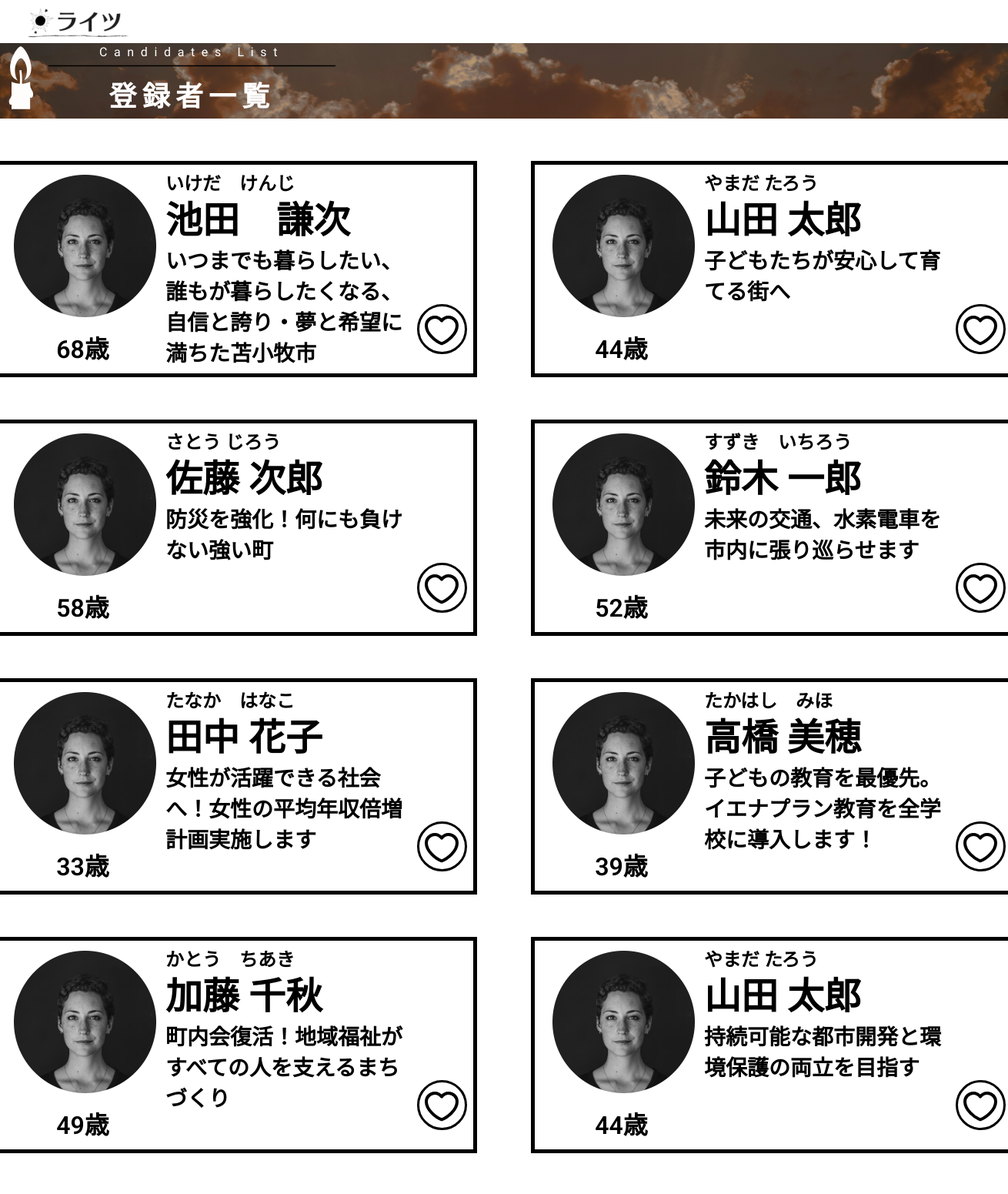
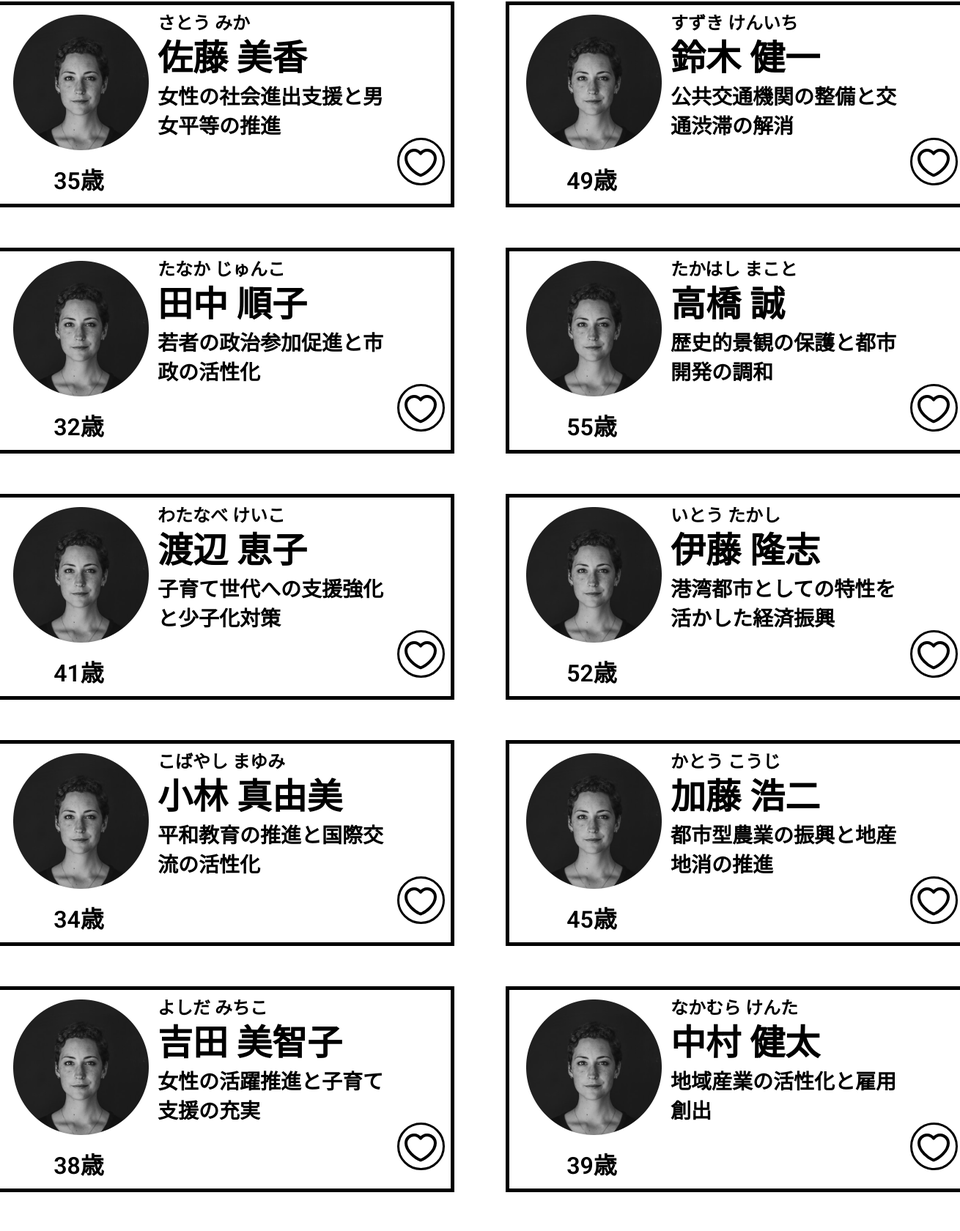
The page /select.php (upper part) on the database its author committed (2 pictures, top to bottom).
### tables this page shows
CREATE TABLE `candidates` (
  `id` int(12) NOT NULL,
  `name` varchar(64) NOT NULL,
  `kana` varchar(64) NOT NULL,
  `birthdate` varchar(12) NOT NULL,
  `gender` varchar(12) NOT NULL,
  `district` varchar(64) NOT NULL,
  `period` varchar(64) NOT NULL,
  `link` varchar(128) NOT NULL,
  `principle1` varchar(80) NOT NULL,
  `principle2` varchar(80) NOT NULL,
  `principle3` varchar(80) NOT NULL
);

### funcs.php (called while the page is built)
<?php
function h($str) {
    return htmlspecialchars($str, ENT_QUOTES, 'UTF-8');
  }

### select.php (the view, shortened to what this page needs)
<?php
require_once('funcs.php');
try {
    $pdo = new PDO('mysql:dbname=final_01;charset=utf8;host=localhost','root','');
} catch (PDOException $e) {
    exit('DBConnectError:'.$e->getMessage());
}
$stmt = $pdo->prepare("SELECT * FROM candidates");
$status = $stmt->execute();
if ($status == false) {
    $error = $stmt->errorInfo();
    exit("ErrorQuery:".$error[2]);
} else {
    $candidates = $stmt->fetchAll(PDO::FETCH_ASSOC);
}
?>
<!DOCTYPE html>
<html>
  <head>
    <link rel="stylesheet" type="text/css" href="css/result.css" />
    <link rel="stylesheet" type="text/css" href="css/styleguide.css" />
    <link rel="stylesheet" type="text/css" href="css/globals.css" />
  </head>
  <body style="margin: 0; background: #ffffff">
    <div class="container-center-horizontal">
      <div class="result screen">
        <img class="header" src="img/header-3.svg" alt="header" />
        <div class="top">
          <div class="overlap-group1">
            <div class="view-2">
              <div class="overlap-group-1">
                <div class="create-an-account preahvihear-normal-white-16px">Candidates List</div>
                <img class="line-1" src="img/line-1.svg" alt="Line 1" />
              </div>
              <div class="text_label text_label-2 inter-bold-white-36px">登録者一覧</div>
            </div>
            <img class="game-iconscandle-light" src="img/game-icons-candle-light-8.svg" alt="game-icons:candle-light" />
          </div>
        </div>
        <?php foreach ($candidates as $index => $candidate): ?>
      <?php if ($index % 2 == 0): ?>
        <div class="view-container<?php echo floor($index / 2) + 1; ?> view-container-5">
      <?php endif; ?>
      <article class="view-1">
        <div class="flex-col">
          <img class="ellipse-5" src="img/ellipse-5@2x.png" alt="Ellipse 5" />
          <div class="text text-4 roboto-semi-bold-black-32px">
            <?php
              $birthdate = new DateTime($candidate['birthdate']);
              $now = new DateTime();
              $age = $birthdate->diff($now)->y;
              echo $age . '歳';
            ?>
          </div>
        </div>
        <div class="flex-col-1">
          <div class="text-1 text-4 roboto-semi-bold-black-24px"><?= h($candidate['kana']) ?></div>
          <div class="text-2 text-4 roboto-semi-bold-black-48px"><?= h($candidate['name']) ?></div>
          <div class="flex-row">
            <div class="text-3 text-4 roboto-semi-bold-black-28px">
              <?= h($candidate['principle1']) ?>
            </div>
            <img class="like" src="img/-------like-.svg" alt="like" />
          </div>
        </div>
      </article>
      <?php if ($index % 2 == 1 || $index == count($candidates) - 1): ?>
        </div>
      <?php endif; ?>
    <?php endforeach; ?>
      </div>
    </div>
  </body>
</html>

### css/result.css (style rules this page uses)
.result { align-items: center; background-color: var(--white); display: flex; flex-direction: column; height: 2846px; width: 1400px; }
.result .header { height: 56px; left: 0; position: fixed; top: 0; width: 1400px; z-index: 10; }
.result .overlap-group1 { height: 98px; position: relative; width: 609px; }
.result .view-2 { align-items: flex-start; display: flex; flex-direction: column; gap: 10px; left: 37px; min-height: 90px; padding: 0 37px; position: absolute; top: 8px; width: 572px; }
.result .overlap-group-1 { height: 28px; margin-top: -6px; position: relative; width: 373px; }
.result .line-1 { height: 3px; left: 0; position: absolute; top: 26px; width: 373px; }
.result .text_label { letter-spacing: 7.20px; min-height: 44px; width: 373px; }
.result .game-iconscandle-light { height: 90px; left: 0; position: absolute; top: 0; width: 75px; }
.result .view-1 { align-items: center; background-color: var(--white); border: 5px solid; border-color: var(--black); display: flex; gap: 12px; height: 281px; padding: 5px 18px; width: 630px; }
.result .flex-col { align-items: center; display: flex; flex-direction: column; gap: 16px; margin-left: 5px; margin-top: 2.0px; min-height: 243px; width: 185px; }
.result .text { margin-right: 6.0px; min-height: 42px; text-align: center; width: 87px; }
.result .flex-col-1 { align-items: flex-start; align-self: flex-end; display: flex; flex-direction: column; min-height: 261px; width: 392px; }
.result .text-1 { min-height: 28px; white-space: nowrap; }
.result .text-2 { min-height: 49px; white-space: nowrap; }
.result .flex-row { align-items: flex-end; display: flex; height: 163px; margin-top: 21px; min-width: 392px; }
.result .text-3 { min-height: 163px; width: 327px; }
.result .like { height: 65px; margin-bottom: 20px; width: 65px; }
.result .text-4 { letter-spacing: 0; line-height: normal; }
.result .text_label-2 { line-height: normal; text-align: center; }

### css/styleguide.css (style rules this page uses)
:root { --black: #000000; --eerie-black: #1b1b1b; --gray: #908d8d; --pink-swan: #bcb9b9; --white: #ffffff; --font-size-l: 28px; --font-size-m: 24px; --font-size-s: 16px; --font-size-xl: 32px; --font-size-xxl: 36px; --font-size-xxxl: 40px; --font-size-xxxxl: 48px; --font-family-inter: "Inter", Helvetica; --font-family-inter-medium: "Inter-Medium", Helvetica; --font-family-preahvihear: "Preahvihear", Helvetica; --font-family-roboto: "Roboto", Helvetica; --font-family-roboto-medium: "Roboto-Medium", Helvetica; }
.roboto-semi-bold-black-32px { color: var(--black); font-family: var(--font-family-roboto); font-size: var(--font-size-xl); font-style: normal; font-weight: 600; }
.roboto-semi-bold-black-24px { color: var(--black); font-family: var(--font-family-roboto); font-size: var(--font-size-m); font-style: normal; font-weight: 600; }
.roboto-semi-bold-black-48px { color: var(--black); font-family: var(--font-family-roboto); font-size: var(--font-size-xxxxl); font-style: normal; font-weight: 600; }
.roboto-semi-bold-black-28px { color: var(--black); font-family: var(--font-family-roboto); font-size: var(--font-size-l); font-style: normal; font-weight: 600; }
.preahvihear-normal-white-16px { color: var(--white); font-family: var(--font-family-preahvihear); font-size: var(--font-size-s); font-style: normal; font-weight: 400; }
.inter-bold-white-36px { color: var(--white); font-family: var(--font-family-inter); font-size: var(--font-size-xxl); font-style: normal; font-weight: 700; }

### css/globals.css (style rules this page uses)
.container-center-horizontal { display: flex; flex-direction: row; justify-content: center; pointer-events: none; width: 100%; }
.container-center-horizontal > * { flex-shrink: 0; pointer-events: auto; }
* { box-sizing: border-box; }
.top { align-items: center; background-image: url(../img/rectangle-1.png); background-position: 50% 50%; background-size: cover; display: flex; height: 150px; margin-top: 56px; min-width: 1400px; padding: 0 34px; z-index: 2; }
.create-an-account { left: 38px; letter-spacing: 8.64px; line-height: normal; position: absolute; text-align: center; top: 0; width: 296px; }
.ellipse-5 { height: 185px; object-fit: cover; width: 185px; }
.view-container-5 { align-items: flex-start; display: flex; gap: 70px; margin-top: 55px; min-width: 1330px; }

### select.php (style rules this page uses)
.view-1 { height: 280px; }
.flex-col-1 { display: flex; flex-direction: column; justify-content: space-between; height: 100%; }

### rows shown on the page
candidates: kana "いけだ けんじ", name "池田 謙次", principle1 "いつまでも暮らしたい、誰もが暮らしたくなる、 自信と誇り・夢と希望に満ちた苫小牧市"
candidates: kana "やまだ たろう", name "山田 太郎", principle1 "子どもたちが安心して育てる街へ"
candidates: kana "さとう じろう", name "佐藤 次郎", principle1 "防災を強化！何にも負けない強い町"
candidates: kana "すずき いちろう", name "鈴木 一郎", principle1 "未来の交通、水素電車を市内に張り巡らせます"
candidates: kana "たなか はなこ", name "田中 花子", principle1 "女性が活躍できる社会へ！女性の平均年収倍増計画実施します"
candidates: kana "たかはし みほ", name "高橋 美穂", principle1 "子どもの教育を最優先。イエナプラン教育を全学校に導入します！"
candidates: kana "かとう ちあき", name "加藤 千秋", principle1 "町内会復活！地域福祉がすべての人を支えるまちづくり"
candidates: kana "やまだ たろう", name "山田 太郎", principle1 "持続可能な都市開発と環境保護の両立を目指す"
candidates: kana "さとう みか", name "佐藤 美香", principle1 "女性の社会進出支援と男女平等の推進"
candidates: kana "すずき けんいち", name "鈴木 健一", principle1 "公共交通機関の整備と交通渋滞の解消"
candidates: kana "たなか じゅんこ", name "田中 順子", principle1 "若者の政治参加促進と市政の活性化"
candidates: kana "たかはし まこと", name "高橋 誠", principle1 "歴史的景観の保護と都市開発の調和"
candidates: kana "わたなべ けいこ", name "渡辺 恵子", principle1 "子育て世代への支援強化と少子化対策"
candidates: kana "いとう たかし", name "伊藤 隆志", principle1 "港湾都市としての特性を活かした経済振興"
candidates: kana "こばやし まゆみ", name "小林 真由美", principle1 "平和教育の推進と国際交流の活性化"
candidates: kana "かとう こうじ", name "加藤 浩二", principle1 "都市型農業の振興と地産地消の推進"
candidates: kana "よしだ みちこ", name "吉田 美智子", principle1 "女性の活躍推進と子育て支援の充実"
candidates: kana "なかむら けんた", name "中村 健太", principle1 "地域産業の活性化と雇用創出"
